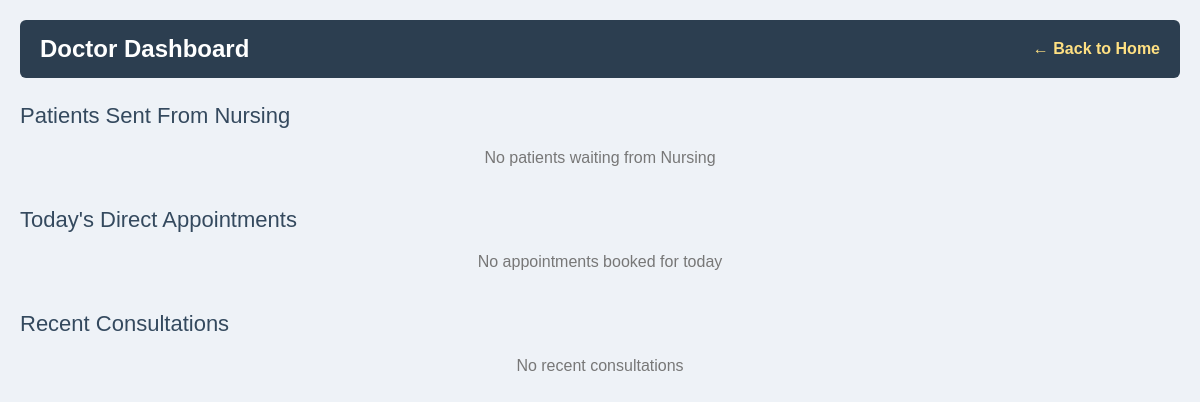
Before: /doctor/ (signed in) with the older database file.
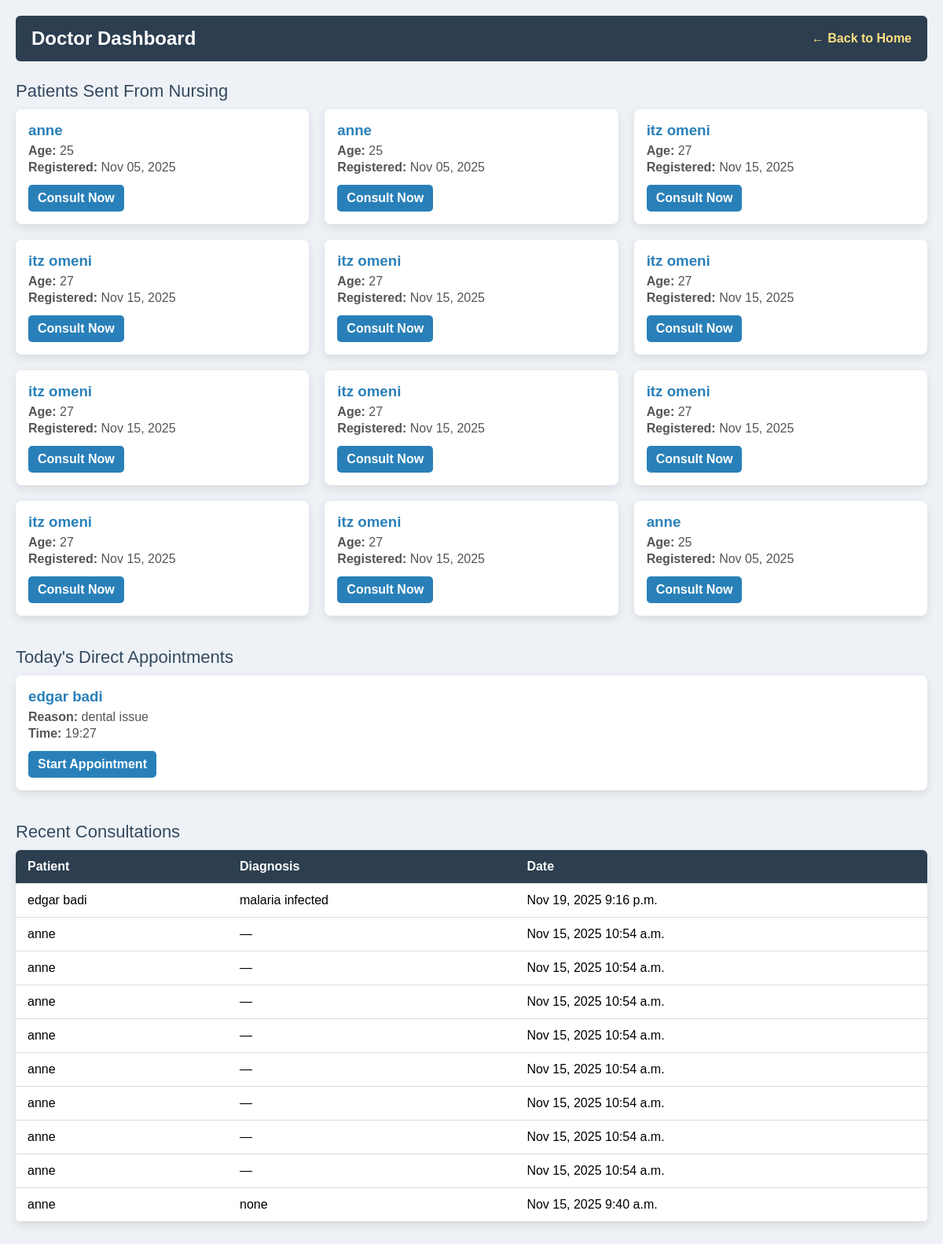
After: the same page with the newer database file.
### reception/models.py (models this page shows, shortened)
class Patient(models.Model):
    GENDER_CHOICES = [
        ('male', 'Male'),
        ('female', 'Female'),
        ('other', 'Other'),
    ]
    BLOOD_GROUP_CHOICES = [
        ('A+', 'A+'), ('A-', 'A-'),
        ('B+', 'B+'), ('B-', 'B-'),
        ('O+', 'O+'), ('O-', 'O-'),
        ('AB+', 'AB+'), ('AB-', 'AB-'),
    ]
    patient_id = models.CharField(max_length=15, unique=True, editable=False)
    national_id = models.CharField(max_length=20, blank=True, null=True)
    full_name = models.CharField(max_length=100)
    date_of_birth = models.DateField(null=True, blank=True)
    gender = models.CharField(max_length=10, choices=GENDER_CHOICES)
    phone = models.CharField(max_length=15)
    address = models.TextField()
    blood_group = models.CharField(max_length=5, choices=BLOOD_GROUP_CHOICES, null=True, blank=True)
    next_of_kin_name = models.CharField(max_length=100, null=True, blank=True)
    next_of_kin_phone = models.CharField(max_length=15, null=True, blank=True)
    medical_history = models.TextField(null=True, blank=True)
    date_registered = models.DateTimeField(auto_now_add=True)
    @property
    def age(self):
        if self.date_of_birth:
            today = date.today()
            return today.year - self.date_of_birth.year - (
                (today.month, today.day) < (self.date_of_birth.month, self.date_of_birth.day)
            )
        return None

class Appointment(models.Model):
    patient = models.ForeignKey("Patient", on_delete=models.CASCADE)
    date = models.DateField()
    time = models.TimeField()
    reason = models.TextField(blank=True, null=True)
    created_by = models.ForeignKey(settings.AUTH_USER_MODEL, on_delete=models.SET_NULL, null=True)  # ✅ fixed
    created_at = models.DateTimeField(default=timezone.now)

### doctor/models.py (models this page shows, shortened)
class Consultation(models.Model):
    patient = models.ForeignKey(
        Patient,
        on_delete=models.CASCADE,
        related_name="consultations"
    )
    doctor = models.ForeignKey(
        User,
        on_delete=models.SET_NULL,
        null=True,
        blank=True,
        related_name="doctor_consultations"
    )
    notes = models.TextField(blank=True, null=True)
    diagnosis = models.TextField(blank=True, null=True)
    treatment = models.TextField(blank=True, null=True)
    created_at = models.DateTimeField(auto_now_add=True)
    status = models.CharField(max_length=20, choices=STATUS_CHOICES, default='waiting')
    class Meta:
        ordering = ['-created_at']
        verbose_name = "Consultation"
        verbose_name_plural = "Consultations"

### doctor/views.py (the view)
# urls.py: path('', views.doctor_dashboard, name='doctor_dashboard'),
@login_required
def doctor_dashboard(request):
    if not doctor_only(request.user):
        return redirect("home")
    waiting_entries = Triage.objects.filter(
        status="sent_to_doctor"
    ).select_related("patient").order_by("-date_taken")
    queue_patients = [entry.patient for entry in waiting_entries]
    today = date.today()
    todays_appointments = Appointment.objects.filter(
        date=today
    ).select_related("patient")
    recent_consultations = Consultation.objects.filter(
        doctor=request.user
    ).order_by("-created_at")[:10]
    context = {
        "queue_patients": queue_patients,
        "todays_appointments": todays_appointments,
        "recent_consultations": recent_consultations,
    }
    return render(request, "doctor/doctor_dashboard.html", context)

### doctor/views.py (called while the page is built)
def doctor_only(user):
    return user.is_superuser or getattr(user, "role", "") in ["doctor", "admin"]

### templates/doctor/doctor_dashboard.html (shortened to what this page needs)
<!DOCTYPE html>
<html lang="en">
<head>
</head>
<body>
    <header>
        <h2>Doctor Dashboard</h2>
        <a href="{% url 'home' %}">← Back to Home</a>
    </header>
    <section>
        <div class="section-title">Patients Sent From Nursing</div>
        {% if queue_patients %}
        <div class="patients-container">
            {% for patient in queue_patients %}
            <div class="patient-card">
                <h3>{{ patient.full_name }}</h3>
                <p><strong>Age:</strong> {{ patient.age }}</p>
                <p><strong>Registered:</strong> {{ patient.date_registered|date:"M d, Y" }}</p>
                <a class="consult-btn" href="{% url 'consult_patient' patient.id %}">Consult Now</a>
            </div>
            {% endfor %}
        </div>
        {% else %}
        <p class="no-patients">No patients waiting from Nursing</p>
        {% endif %}
    </section>
    <section>
        <div class="section-title">Today's Direct Appointments</div>
        {% if todays_appointments %}
        <div class="patients-container">
            {% for entry in todays_appointments %}
            <div class="patient-card">
                <h3>{{ entry.patient.full_name }}</h3>
                <p><strong>Reason:</strong> {{ entry.reason }}</p>
                <p><strong>Time:</strong> {{ entry.time|date:"H:i" }}</p>
                <a class="consult-btn" href="{% url 'consult_patient' entry.patient.id %}">
                    Start Appointment
                </a>
            </div>
            {% endfor %}
        </div>
        {% else %}
        <p class="no-patients">No appointments booked for today</p>
        {% endif %}
    </section>
    <section>
        <div class="section-title">Recent Consultations</div>
        {% if recent_consultations %}
        <table>
            <thead>
                <tr>
                    <th>Patient</th>
                    <th>Diagnosis</th>
                    <th>Date</th>
                </tr>
            </thead>
            <tbody>
                {% for consult in recent_consultations %}
                <tr>
                    <td>{{ consult.patient.full_name }}</td>
                    <td>{{ consult.diagnosis|default:"—" }}</td>
                    <td>{{ consult.created_at|date:"M d, Y P" }}</td>
                </tr>
                {% endfor %}
            </tbody>
        </table>
        {% else %}
        <p class="no-patients">No recent consultations</p>
        {% endif %}
    </section>
</body>
</html>

Changed rows visible on the page:
now on this page (row unchanged): Patient: full_name "anne", age "25", date_registered "Nov 05, 2025"
added Patient: full_name "itz omeni", age "27", date_registered "Nov 15, 2025"
added Appointment: patient.full_name "edgar badi", reason "dental issue", time "19:27"
added Consultation: patient.full_name "edgar badi", diagnosis "malaria infected", created_at "Nov 19, 2025 9:16 p.m."
added Consultation: patient.full_name "anne", diagnosis "—", created_at "Nov 15, 2025 10:54 a.m."
added Consultation: patient.full_name "anne", diagnosis "—", created_at "Nov 15, 2025 10:54 a.m."
added Consultation: patient.full_name "anne", diagnosis "—", created_at "Nov 15, 2025 10:54 a.m."
added Consultation: patient.full_name "anne", diagnosis "—", created_at "Nov 15, 2025 10:54 a.m."
added Consultation: patient.full_name "anne", diagnosis "—", created_at "Nov 15, 2025 10:54 a.m."
added Consultation: patient.full_name "anne", diagnosis "—", created_at "Nov 15, 2025 10:54 a.m."
added Consultation: patient.full_name "anne", diagnosis "—", created_at "Nov 15, 2025 10:54 a.m."
added Consultation: patient.full_name "anne", diagnosis "—", created_at "Nov 15, 2025 10:54 a.m."
added Consultation: patient.full_name "anne", diagnosis "none", created_at "Nov 15, 2025 9:40 a.m."
Other visible differences:
text no longer shown: "No patients waiting from Nursing No appointments booked for today No recent consultations"
text now shown: "Patient Diagnosis Date"
